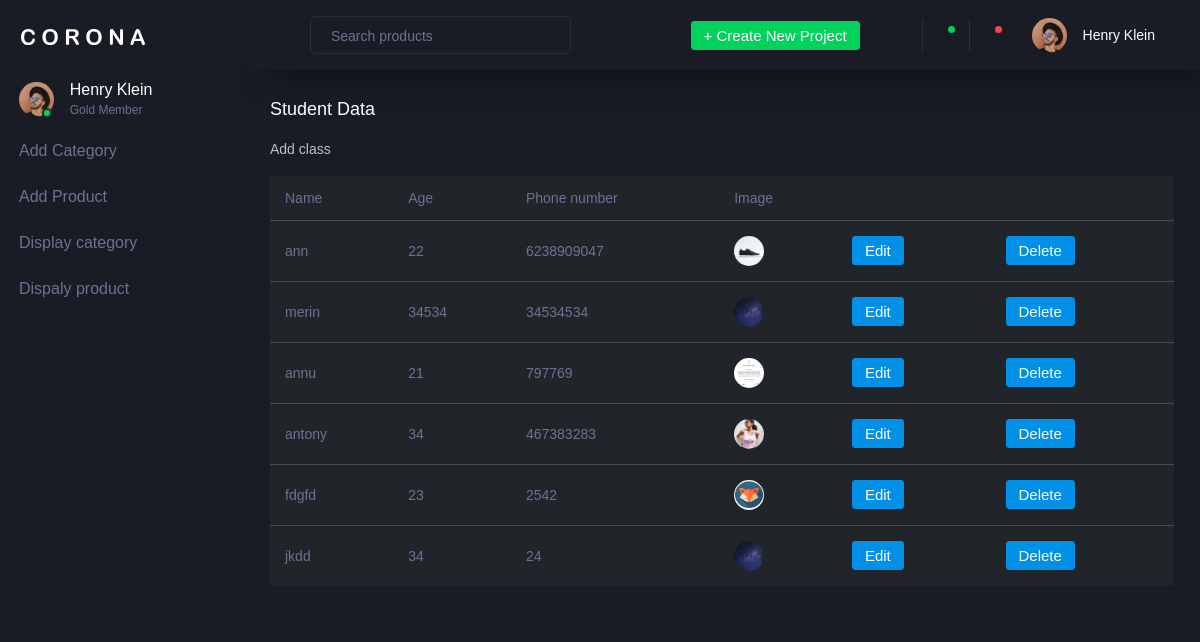
Page /pyapp/display/ on the committed database.
### pyapp/models.py (models this page shows)
class studentdb(models.Model):
    name=models.CharField(max_length=20,null=True,blank=True)
    age = models.IntegerField(null=True, blank=True)
    phone=models.IntegerField(null=True,blank=True)
    image=models.ImageField(upload_to="profile", null=True, blank=True)

### pyapp/views.py (the view)
# urls.py: path('display/',views.display,name='display'),
def display(request):
    data=studentdb.objects.all()
    return render(request,'displaydata.html',{'data':data})

### pyapp/templates/displaydata.html (shortened to what this page needs)
<!DOCTYPE html>
{% extends 'index.html' %}
{% block content %}
<html lang="en">
<head>
</head>
<body>
<div class="card">
                  <div class="card-body">
                    <h4 class="card-title">Student Data</h4>
                    <p class="card-description"> Add class</p>
                    <div class="table-responsive">
                      <table class="table table-dark">
                        <thead>
                          <tr>
                            <th> Name </th>
                            <th> Age </th>
                            <th> Phone number </th>
                              <th>Image</th>
                          </tr>
                        </thead>
                       <tbody>
                       {% for d in data %}
                       <tr>
                           <td>{{ d.name }}</td>
                           <td>{{ d.age }}</td>
                           <td>{{ d.phone }}</td>
                           <td>
                               <img src="{{ d.image.url }}" width="300px" height="200px">
                           </td>
                           <td>
                               <form action="{% url 'editpage' dataid=d.id %}">
                              <button type="submit" class="btn btn-primary mr-2">Edit</button>
                                   </form>
                           </td>
                           <td>
                               <form action="{% url 'deleteproduct' dataid=d.id %}">
                                   <button type="submit" class="btn btn-primary mr-2">Delete</button>
                               </form>
                           </td>
                       </tr>
                       {% endfor %}
                       </tbody>
                      </table>
                    </div>
                  </div>
                </div>
</body>
</html>
{% endblock %}

### rows in the picture
studentdb: name "ann", age "22", phone "6238909047", image (picture)
studentdb: name "merin", age "34534", phone "34534534", image (picture)
studentdb: name "annu", age "21", phone "797769", image (picture)
studentdb: name "antony", age "34", phone "467383283", image (picture)
studentdb: name "fdgfd", age "23", phone "2542", image (picture)
studentdb: name "jkdd", age "34", phone "24", image (picture)
